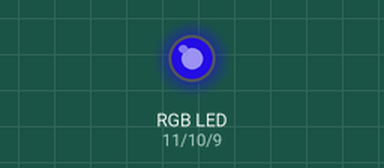
Recording of a sketch running on a simulated Arduino Uno, built with avr-gcc and run on an emulated ATmega328P. On the bench: an RGB LED mixed from three pins (HIGH = lit). Dim RGB values are drawn brighter than linear.

Above: at 0.05 s.
At 1.7 s:
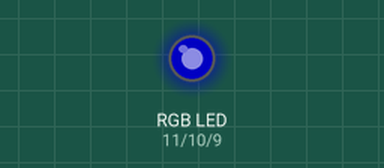
At 3.4 s:
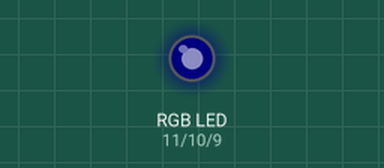
Timing chart, 0 to 7.9 s (numbered marks = the images above):
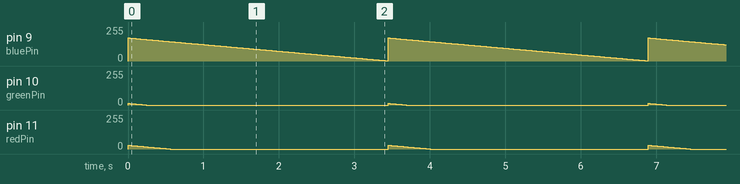

Measured:
- by itself, pin 9 (bluePin): ramps from 173/255 to 2/255 and jumps back, once every 3.4 s
- by itself, pin 11 (redPin): ramps from 28/255 to 0/255 and jumps back, once every 3.4 s
- by itself, pin 10 (greenPin): repeats every 3.4 s: 11/255 0.02 s, 10/255 0.02 s, 9/255 0.02 s, 8/255 0.02 s, 7/255 0.02 s, 6/255 0.02 s, 5/255 0.02 s, 4/255 0.02 s, 3/255 0.02 s, 2/255 0.02 s, 1/255 0.02 s, 0/255 3.2 s, 12/255 0.02 s

The sketch:

mood_lamp_set.ino
```cpp
// Mood Lamp Set - possible to choose color setting colors array

byte redPin = 11;
byte greenPin = 10;
byte bluePin = 9;

// 0, 255, 204
// 28, 12, 173
// 255, 0, 140
// 217, 0, 255
// 255, 255, 0

byte colors[] = {28, 12, 173};
byte red = colors[0];
byte green = colors[1];
byte blue = colors[2];

void setup()
{
  pinMode(redPin, OUTPUT);
  pinMode(greenPin, OUTPUT);
  pinMode(bluePin, OUTPUT);
}

void loop()
{
  red = colors[0];
  green = colors[1];
  blue = colors[2];

  fade();
}

void fade()
{
  for(int i=255; i>=0; i--)
  {
    turnOnLights();
    if(red != 0) red -= 1;
    if(green != 0) green -= 1;
    if(blue != 0) blue -= 1;

    if(red == green && green ==  blue && blue ==  0) break; // RGB == (0, 0, 0)

    delay(20);
  }
}

void turnOnLights()
{
  analogWrite(redPin, red);
  analogWrite(greenPin, green);
  analogWrite(bluePin, blue);
}

void turnOffLights()
{
  digitalWrite(redPin, LOW);
  digitalWrite(greenPin, LOW);
  digitalWrite(bluePin, LOW);
}
```
